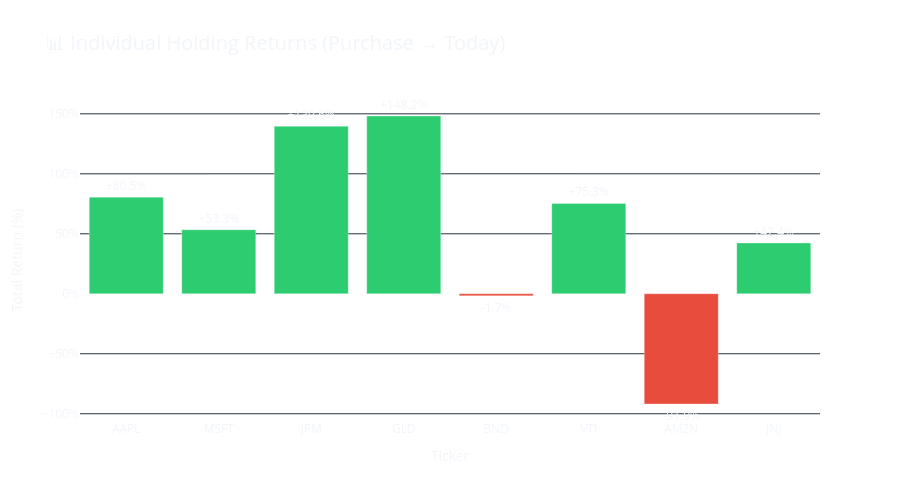

Notebook code cell kept with this figure:
### Code cell
# Bar Chart — Individual Holding Returns (Green/Red)
return_colors = ['#2ecc71' if r > 0 else '#e74c3c' for r in holdings['total_return_pct']]

fig = go.Figure(
    data=[go.Bar(
        x=holdings['ticker'],
        y=holdings['total_return_pct'],
        text=holdings['total_return_pct'].apply(lambda x: f'{x:+.1f}%'),
        textposition='outside',
        marker=dict(color=return_colors, line=dict(color='rgba(255,255,255,0.3)', width=1)),
        hovertemplate='<b>%{x}</b><br>Return: %{y:+.2f}%<extra></extra>',
    )]
)
fig.update_layout(
    title=dict(text='📊 Individual Holding Returns (Purchase → Today)', font=dict(size=20)),
    xaxis_title='Ticker',
    yaxis_title='Total Return (%)',
    yaxis=dict(ticksuffix='%', zeroline=True, zerolinecolor='rgba(255,255,255,0.3)'),
    height=500,
    showlegend=False,
    plot_bgcolor='rgba(0,0,0,0)',
    paper_bgcolor='rgba(0,0,0,0)',
)
fig.show()

### Figure 1 — Plotly figure (JSON) as saved in the notebook; plotly's stock layout.template omitted (floating-point values rounded to 4 significant figures)
{"data": [{"hovertemplate": "<b>%{x}</b><br>Return: %{y:+.2f}%<extra></extra>", "marker": {"color": ["#2ecc71", "#2ecc71", "#2ecc71", "#2ecc71", "#e74c3c", "#2ecc71", "#e74c3c", "#2ecc71"], "line": {"color": "rgba(255,255,255,0.3)", "width": 1}}, "text": ["+80.5%", "+53.3%", "+139.6%", "+148.2%", "-1.7%", "+75.3%", "-91.9%", "+42.4%"], "textposition": "outside", "type": "bar", "x": ["AAPL", "MSFT", "JPM", "GLD", "BND", "VTI", "AMZN", "JNJ"], "y": [80.47, 53.3, 139.6, 148.2, -1.71, 75.32, -91.88, 42.37]}], "layout": {"height": 500, "paper_bgcolor": "rgba(0,0,0,0)", "plot_bgcolor": "rgba(0,0,0,0)", "showlegend": false, "title": {"font": {"size": 20}, "text": "📊 Individual Holding Returns (Purchase → Today)"}, "xaxis": {"title": {"text": "Ticker"}}, "yaxis": {"ticksuffix": "%", "title": {"text": "Total Return (%)"}, "zeroline": true, "zerolinecolor": "rgba(255,255,255,0.3)"}}}
